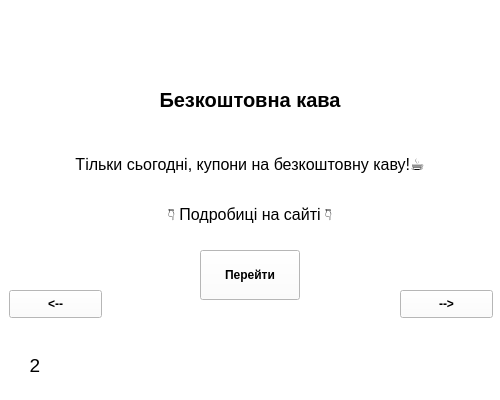
<?xml version="1.0" encoding="UTF-8"?>
<ui version="4.0">
 <class>Form</class>
 <widget class="QWidget" name="Form">
  <property name="geometry">
   <rect>
    <x>0</x>
    <y>0</y>
    <width>500</width>
    <height>400</height>
   </rect>
  </property>
  <property name="windowTitle">
   <string>Form</string>
  </property>
  <property name="styleSheet">
   <string notr="true">background-color: rgb(255, 255, 255);</string>
  </property>
  <widget class="QLabel" name="label">
   <property name="geometry">
    <rect>
     <x>10</x>
     <y>340</y>
     <width>50</width>
     <height>50</height>
    </rect>
   </property>
   <property name="font">
    <font>
     <pointsize>14</pointsize>
    </font>
   </property>
   <property name="text">
    <string>2</string>
   </property>
   <property name="alignment">
    <set>Qt::AlignCenter</set>
   </property>
  </widget>
  <widget class="QLabel" name="label_3">
   <property name="geometry">
    <rect>
     <x>125</x>
     <y>50</y>
     <width>250</width>
     <height>100</height>
    </rect>
   </property>
   <property name="font">
    <font>
     <pointsize>15</pointsize>
     <weight>75</weight>
     <italic>false</italic>
     <bold>true</bold>
     <underline>false</underline>
     <strikeout>false</strikeout>
    </font>
   </property>
   <property name="text">
    <string>Безкоштовна кава</string>
   </property>
   <property name="alignment">
    <set>Qt::AlignCenter</set>
   </property>
  </widget>
  <widget class="QPushButton" name="pushButton">
   <property name="geometry">
    <rect>
     <x>400</x>
     <y>290</y>
     <width>93</width>
     <height>28</height>
    </rect>
   </property>
   <property name="font">
    <font>
     <weight>75</weight>
     <bold>true</bold>
    </font>
   </property>
   <property name="text">
    <string>--&gt;</string>
   </property>
  </widget>
  <widget class="QPushButton" name="pushButton_2">
   <property name="geometry">
    <rect>
     <x>200</x>
     <y>250</y>
     <width>100</width>
     <height>50</height>
    </rect>
   </property>
   <property name="font">
    <font>
     <weight>75</weight>
     <bold>true</bold>
    </font>
   </property>
   <property name="text">
    <string>Перейти</string>
   </property>
  </widget>
  <widget class="QPushButton" name="pushButton_3">
   <property name="geometry">
    <rect>
     <x>9</x>
     <y>290</y>
     <width>93</width>
     <height>28</height>
    </rect>
   </property>
   <property name="font">
    <font>
     <weight>75</weight>
     <bold>true</bold>
    </font>
   </property>
   <property name="text">
    <string>&lt;--</string>
   </property>
  </widget>
  <widget class="QLabel" name="label_2">
   <property name="geometry">
    <rect>
     <x>0</x>
     <y>140</y>
     <width>500</width>
     <height>50</height>
    </rect>
   </property>
   <property name="font">
    <font>
     <pointsize>12</pointsize>
    </font>
   </property>
   <property name="styleSheet">
    <string notr="true"/>
   </property>
   <property name="text">
    <string>&lt;html&gt;&lt;head/&gt;&lt;body&gt;&lt;p align=&quot;center&quot;&gt;Тільки сьогодні, купони на безкоштовну каву!☕&lt;/p&gt;&lt;/body&gt;&lt;/html&gt;</string>
   </property>
   <property name="alignment">
    <set>Qt::AlignCenter</set>
   </property>
  </widget>
  <widget class="QLabel" name="label_4">
   <property name="geometry">
    <rect>
     <x>0</x>
     <y>190</y>
     <width>500</width>
     <height>50</height>
    </rect>
   </property>
   <property name="font">
    <font>
     <pointsize>12</pointsize>
    </font>
   </property>
   <property name="styleSheet">
    <string notr="true"/>
   </property>
   <property name="text">
    <string>&lt;html&gt;&lt;head/&gt;&lt;body&gt;&lt;p align=&quot;center&quot;&gt;👇 Подробиці на сайті 👇&lt;/p&gt;&lt;/body&gt;&lt;/html&gt;</string>
   </property>
   <property name="alignment">
    <set>Qt::AlignCenter</set>
   </property>
  </widget>
 </widget>
 <resources/>
 <connections/>
</ui>
